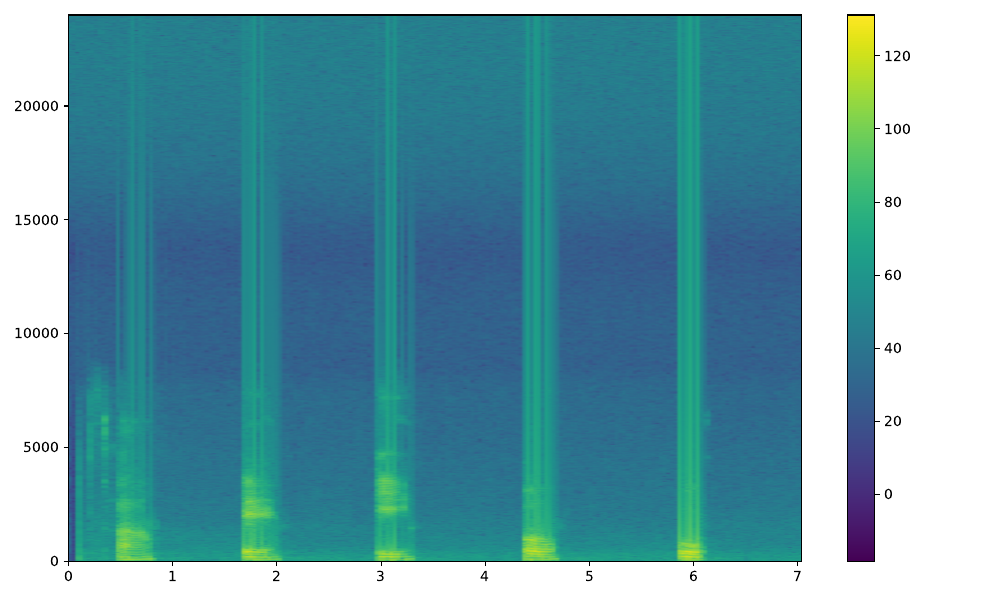

Recreate this plot in Python.
import numpy as np
from scipy.io import wavfile
import matplotlib.pyplot as plt
rate,data = wavfile.read('lab4/aud.wav')
n=len(data)
l=[data[i:i+n//100] for i in range(0,n-n//100,n//200)]
fft1=[np.abs(np.fft.fft(l[i])) for i in range(len(l))]
fft1=np.array(fft1).T
fft1=fft1[:n//100//2, :]
fftdb=20*np.log10(fft1+1e-10)


plt.figure(figsize=(10,6))
plt.imshow(fftdb, cmap='viridis',aspect='auto',origin='lower',extent=[0,n/rate,0,rate/2])
plt.colorbar()
plt.tight_layout()
plt.savefig('lab4/ex6.pdf')
plt.show()